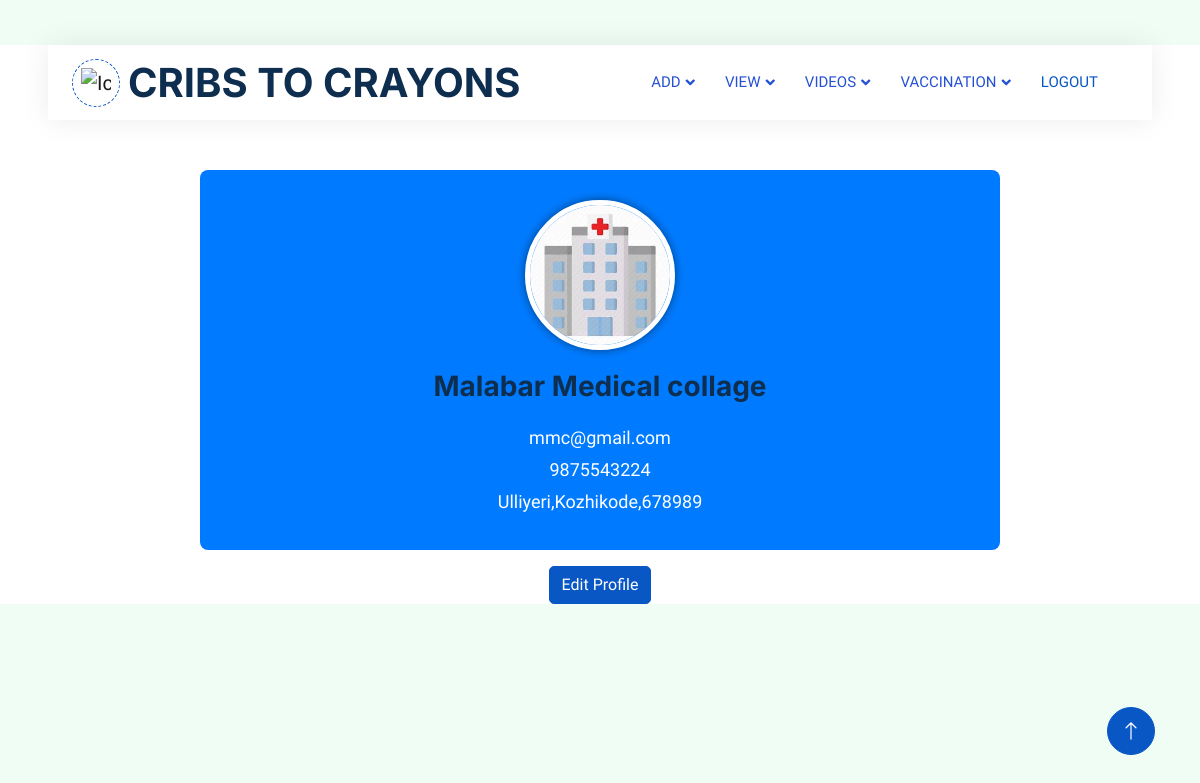
The app's page /hospitalprofile (signed in) with its own data.
### app1/models.py (models this page shows, shortened)
class Hospital(models.Model):
    login_id=models.ForeignKey(LoginUser,on_delete=models.CASCADE)
    hospital_name=models.CharField(max_length=20)
    street=models.CharField(max_length=50)
    district=models.CharField(max_length=50)
    pincode=models.IntegerField()
    Email=models.EmailField()
    phone=models.IntegerField()
    licence_proof=models.FileField(upload_to='licence')

### app1/views.py (the view)
# urls.py: path('hospitalprofile',views.hospital_profile,name="hospitalprofile"),
@login_required(login_url='login/')
def hospital_profile(request):
    log_id=LoginUser.objects.get(id=request.user.id)
    hospital=Hospital.objects.get(login_id=log_id)
    context={
        'hospital':hospital
    }
    return render(request,'Hospital/hospitalprofile.html',context)

### template/Hospital/hospitalprofile.html (shortened to what this page needs)
<!DOCTYPE html>
<html lang="en">
{% load static %}
<head>
    <link href="https://cdnjs.cloudflare.com/ajax/libs/font-awesome/5.10.0/css/all.min.css" rel="stylesheet">
    <link href="https://cdn.jsdelivr.net/npm/bootstrap-icons@1.4.1/font/bootstrap-icons.css" rel="stylesheet">
    <link href="{% static 'js/animate.min.css' %}" rel="stylesheet">
    <link href="{% static 'js/owl.carousel.min.css' %}" rel="stylesheet">
    <link href="{% static 'css/bootstrap.min.css' %}" rel="stylesheet">
    <link href="{% static 'css/style.css' %}" rel="stylesheet">
</head>
<body>
    <div class="container-xxl bg-white p-0">
        <div class="container-fluid nav-bar bg-transparent">
            <nav class="navbar navbar-expand-lg bg-white navbar-light py-0 px-4">
                <a href="" class="navbar-brand d-flex align-items-center text-center">
                    <div class="icon p-2 me-2">
                        <img class="img-fluid" src="{% static 'img/logo.gif' %}" alt="Icon" style="width: 30px; height: 30px;">
                    </div>
                    <h1 class="m-0 " >CRIBS TO CRAYONS</h1>
                </a>
                <div class="collapse navbar-collapse" id="navbarCollapse">
                    <div class="navbar-nav ms-auto">
                        <div class="nav-item dropdown">
                            <a href="#" class="nav-link dropdown-toggle" data-bs-toggle="dropdown">ADD</a>
                        </div>
                        <div class="nav-item dropdown">
                          <a href="#" class="nav-link dropdown-toggle" data-bs-toggle="dropdown">VIEW</a>
                      </div>
                      <div class="nav-item dropdown">
                        <a href="#" class="nav-link dropdown-toggle" data-bs-toggle="dropdown">VIDEOS</a>
                    </div>
                      <div class="nav-item dropdown">
                        <a href="#" class="nav-link dropdown-toggle" data-bs-toggle="dropdown">VACCINATION</a>
                  </div>
                    <a href="{% url 'login'%}" class="nav-item nav-link active" >LOGOUT</a>
                </div>
            </nav>
        </div>
<div class="profile-container">
  <div class="profile-header text-center">
    <img src="{% static 'img/h1.jpeg' %}" alt="Profile Picture" class="profile-picture">
    <h1 class="profile-name">{{ hospital.hospital_name }}</h1>
    <div class="profile-details">
      <p>{{ hospital.Email }}</p>
      <p>{{ hospital.phone }}</p>
      <p>{{ hospital.street }},{{ hospital.district }},{{ hospital.pincode }}</p>
    </div>
  </div>
  <div class="text-center mt-3">
    <a href="{% url 'edithospital'%}" class="btn btn-primary">Edit Profile</a>
  </div>
</div>
<a href="#" class="btn btn-lg btn-primary btn-lg-square back-to-top"><i class="bi bi-arrow-up"></i></a>
</div>
</body>
</html>

### static/css/style.css (style rules this page uses)
:root { --primary: #0957c5; --secondary: #2264ff; --light: #EFFDF5; --dark: #2551d3; }
.back-to-top { position: fixed; display: none; right: 45px; bottom: 45px; z-index: 99; }
.btn { transition: .5s; }
.btn.btn-primary, .btn.btn-secondary { color: #FFFFFF; }
.btn-lg-square { width: 48px; height: 48px; }
.btn-square, .btn-sm-square, .btn-lg-square { padding: 0; display: flex; align-items: center; justify-content: center; font-weight: normal; border-radius: 50px; }
.nav-bar { position: relative; margin-top: 45px; padding: 0 3rem; transition: .5s; z-index: 9999; }
.navbar { box-shadow: 0 0 30px rgba(0, 0, 0, .08); }
.navbar .dropdown-toggle::after { border: none; content: "\f107"; font-family: "Font Awesome 5 Free"; font-weight: 900; vertical-align: middle; margin-left: 5px; transition: .5s; }
.navbar-light .navbar-nav .nav-link { margin-right: 30px; padding: 25px 0; color: #5288e0; font-size: 15px; text-transform: uppercase; outline: none; }
.navbar-light .navbar-nav .nav-link:hover, .navbar-light .navbar-nav .nav-link.active { color: var(--primary); }
.navbar-light .navbar-brand { height: 75px; }
.navbar-light .navbar-nav .nav-link { color: var(--dark); font-weight: 500; }
.icon { padding: 15px; display: inline-flex; align-items: center; justify-content: center; background: #FFFFFF !important; border-radius: 50px; border: 1px dashed var(--primary) !important; }

### template/Hospital/hospitalprofile.html (style rules this page uses)
.profile-container { max-width: 800px; margin: 50px auto; }
.profile-header { background-color: #007bff; color: #fff; padding: 30px 20px; border-radius: 8px; }
.profile-picture { width: 150px; height: 150px; border-radius: 50%; border: 5px solid #fff; box-shadow: 0px 0px 10px rgba(0, 0, 0, 0.5); }
.profile-name { font-size: 28px; margin-top: 20px; }
.profile-details { margin-top: 20px; }
.profile-details p { font-size: 18px; margin-bottom: 5px; }

### records on screen
Hospital: hospital_name "Malabar Medical collage", Email "mmc@gmail.com", phone "9875543224", street "Ulliyeri", district "Kozhikode", pincode "678989"
